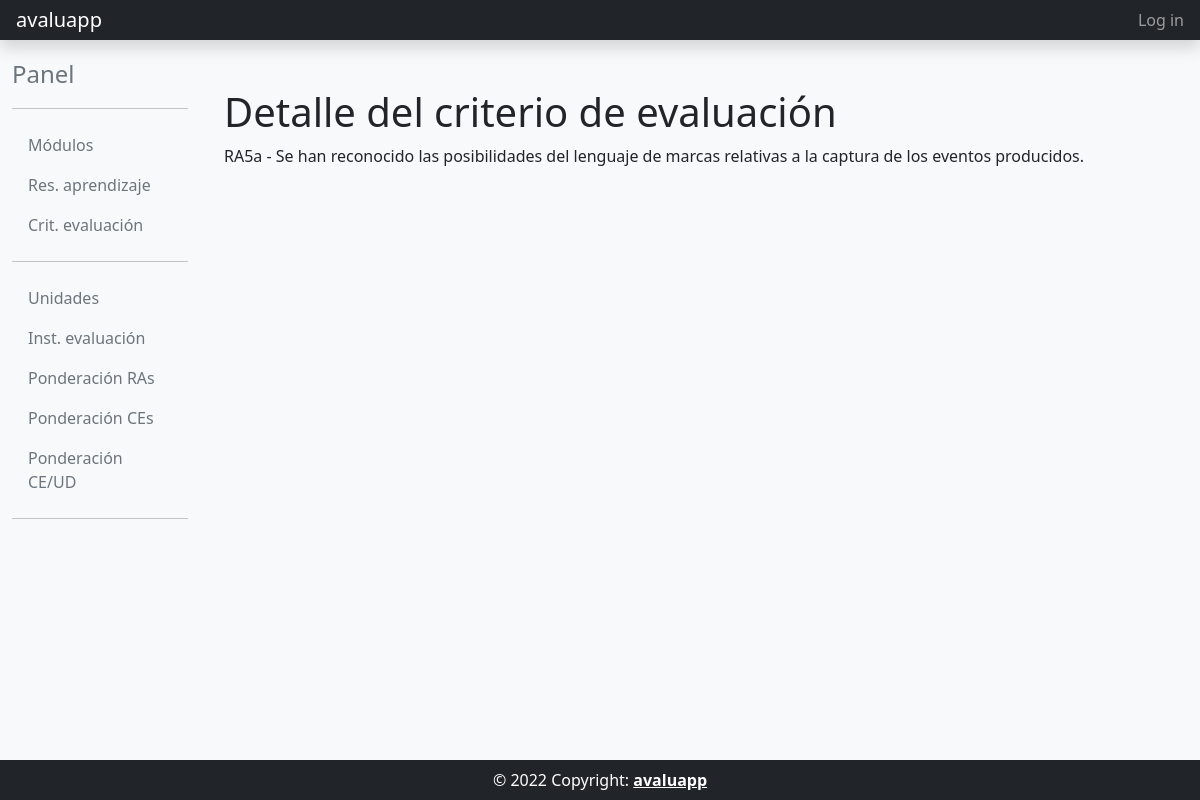
The page /ce_detail/1/ on the database its author committed.
### core/models.py (models this page shows, shortened)
class CritEvaluacion(models.Model):
    resultado_aprendizaje = models.ForeignKey(ResAprendizaje,on_delete=models.PROTECT)
    codigo = models.CharField(max_length = 4, verbose_name="codigo")
    descripcion = models.TextField()
    minimo = models.BooleanField()
    class Meta:
        unique_together =[["resultado_aprendizaje","codigo"]]
        verbose_name = "Criterio de evaluación"
        verbose_name_plural = "Criterios de evaluación"
        ordering = ['resultado_aprendizaje__codigo'] #, 'criterio_evaluacion__codigo']

### core/views.py (the view)
# urls.py: path('ce_detail/<int:pk>/', core_views.CEDetailView.as_view(), name='ce_detail'),
class CEDetailView(DetailView):
    model = CritEvaluacion
    template_name = 'core/ce_detail.html'

### templates/core/ce_detail.html
{% extends "common/base_intranet.html" %}
{% block main_content %}
<h1>Detalle del criterio de evaluación</h1>
<p>
    {{object.codigo}} - {{object.descripcion|safe}}
</p>
{% endblock main_content %}

### rows shown on the page
CritEvaluacion: codigo "RA5a", descripcion "Se han reconocido las posibilidades del lenguaje de marcas relativas a la captura de los eventos producidos."
